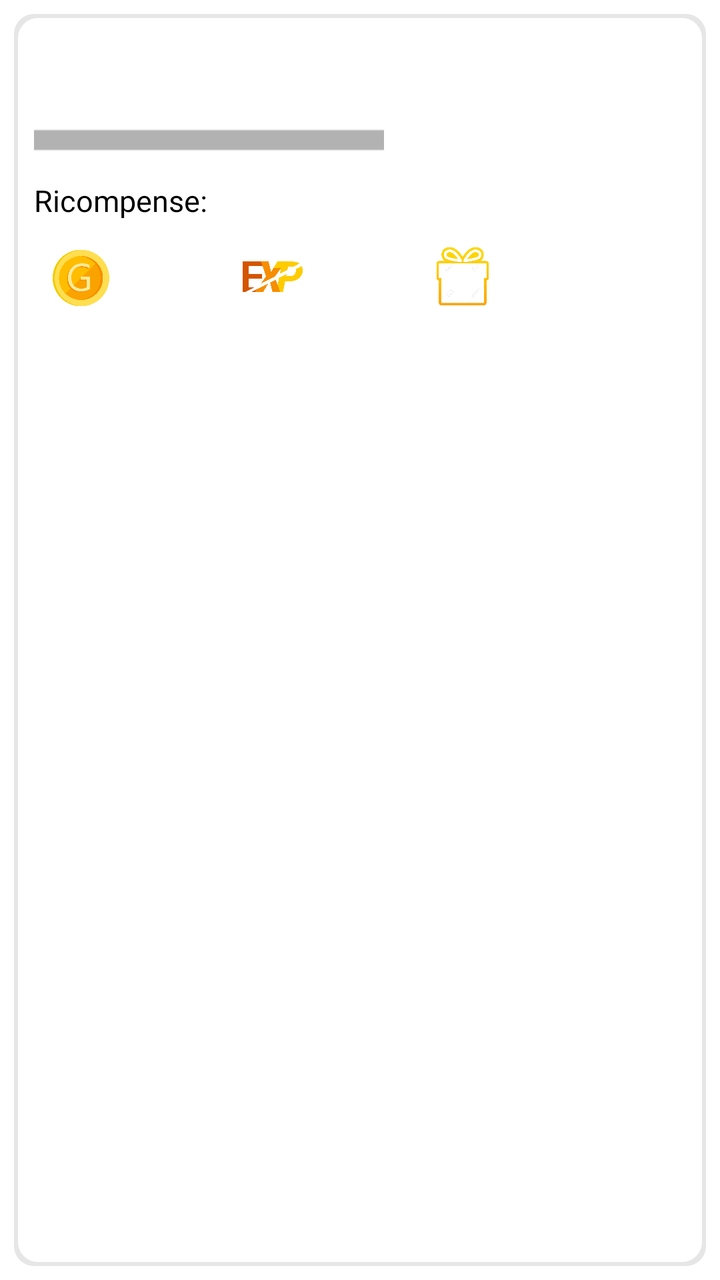
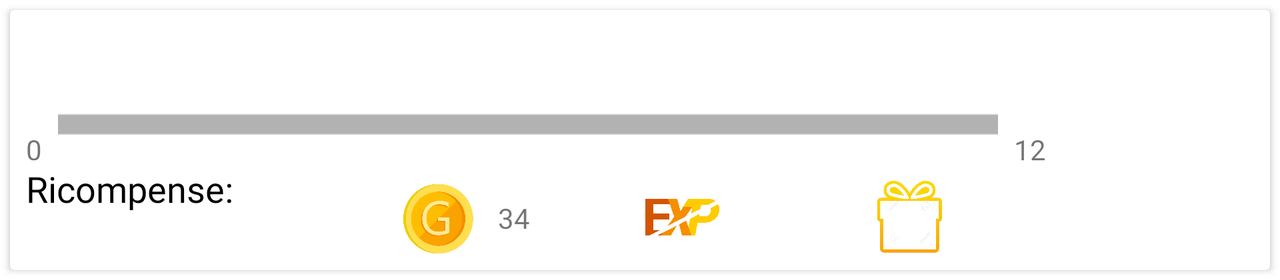

Compare how this app lays out the same screen by default and in its alternative resource folder. The renders come first, then the two layout files and the values they reference.
<!-- AndroidManifest.xml: application theme AppTheme -->
<!-- res/layout/recycler_quest_item.xml -->
<?xml version="1.0" encoding="utf-8"?>
<RelativeLayout
        xmlns:android="http://schemas.android.com/apk/res/android"
        xmlns:app="http://schemas.android.com/apk/res-auto"
        xmlns:tools="http://schemas.android.com/tools"
        android:layout_height="wrap_content"
        android:layout_width="match_parent"
        android:layout_margin="5dp"
        android:id="@+id/cardView"
        app:layout_anchorGravity="center_horizontal"
        android:layout_gravity="center_horizontal"
        android:background="@drawable/border_grey">

    <androidx.appcompat.widget.LinearLayoutCompat
            android:layout_height="match_parent"
            android:layout_width="match_parent"
            android:orientation="horizontal"
            android:baselineAligned="true"
            android:id="@+id/linearLayoutCompat2">

        <androidx.appcompat.widget.AppCompatTextView
                android:id="@+id/qid"
                android:layout_width="0dp"
                android:layout_height="0dp"
                tools:visibility="gone"/>

        <androidx.constraintlayout.widget.ConstraintLayout
                android:layout_height="wrap_content"
                android:layout_width="wrap_content"
                android:orientation="vertical"
                android:layout_weight="0.9"
                android:id="@+id/primo">

            <androidx.appcompat.widget.AppCompatTextView
                    android:id="@+id/name"
                    style="@style/textView"
                    android:textColor="@color/black"
                    android:textSize="20sp"
                    app:layout_constraintStart_toStartOf="parent"
                    app:layout_constraintTop_toTopOf="parent"
                    app:layout_constraintBottom_toTopOf="@+id/progressbar"
                    android:layout_margin="8dp"/>

            <ProgressBar
                    style="@android:style/Widget.Holo.Light.ProgressBar.Horizontal"
                    android:layout_width="175dp"
                    android:layout_height="20dp"
                    android:id="@+id/progressbar"
                    android:background="#FFFFFF"
                    android:indeterminateTint="#2E7631"
                    android:indeterminateOnly="false"
                    app:layout_constraintTop_toBottomOf="@+id/name"
                    android:layout_margin="8dp"
                    app:layout_constraintStart_toStartOf="parent"
                    app:layout_constraintBottom_toTopOf="@+id/ricom"
                    android:scaleY="3"/>

            <androidx.appcompat.widget.LinearLayoutCompat
                    android:layout_width="match_parent"
                    android:layout_height="match_parent"
                    android:orientation="vertical"
                    tools:layout_editor_absoluteX="-8dp"
                    android:id="@+id/ricom"
                    android:layout_marginTop="10dp"
                    app:layout_constraintTop_toBottomOf="@+id/progressbar">

                <androidx.appcompat.widget.AppCompatTextView
                        android:text="@string/rewards"
                        style="@style/textView"
                        android:textColor="@color/black"
                        android:textSize="15sp"/>

                <androidx.constraintlayout.widget.ConstraintLayout
                        android:layout_width="match_parent"
                        android:layout_height="60dp"
                        tools:layout_editor_absoluteY="46dp"
                        tools:layout_editor_absoluteX="8dp"
                        android:id="@+id/punti">

                    <androidx.appcompat.widget.AppCompatImageView
                            android:layout_width="30dp"
                            android:layout_height="30dp"
                            app:srcCompat="@drawable/gaiacoin"
                            android:id="@+id/imageView4"
                            android:layout_marginStart="8dp"
                            android:layout_marginTop="4dp"
                            android:layout_marginBottom="8dp"
                            app:layout_constraintTop_toTopOf="parent"
                            app:layout_constraintStart_toStartOf="parent"
                            app:layout_constraintBottom_toBottomOf="parent"
                            app:layout_constraintEnd_toStartOf="@+id/gaiacoin"/>

                    <androidx.appcompat.widget.AppCompatTextView
                            android:layout_width="30dp"
                            android:layout_height="wrap_content"
                            android:id="@+id/gaiacoin"
                            app:layout_constraintStart_toEndOf="@+id/imageView4"
                            app:layout_constraintTop_toTopOf="parent"
                            android:layout_marginTop="4dp"
                            android:layout_marginBottom="8dp"
                            android:layout_marginEnd="8dp"
                            app:layout_constraintBottom_toBottomOf="parent"
                            app:layout_constraintEnd_toStartOf="@+id/imageView5"
                            android:textAlignment="center"/>

                    <androidx.appcompat.widget.AppCompatImageView
                            android:layout_width="30dp"
                            android:layout_height="30dp"
                            app:srcCompat="@drawable/exp"
                            android:id="@+id/imageView5"
                            app:layout_constraintStart_toEndOf="@+id/gaiacoin"
                            app:layout_constraintTop_toTopOf="parent"
                            app:layout_constraintBottom_toBottomOf="parent"
                            android:layout_marginStart="8dp"
                            android:layout_marginTop="4dp"
                            android:layout_marginBottom="8dp"
                            app:layout_constraintEnd_toStartOf="@+id/exp"/>

                    <androidx.appcompat.widget.AppCompatTextView
                            android:layout_width="30dp"
                            android:layout_height="wrap_content"
                            android:id="@+id/exp"
                            android:layout_marginTop="4dp"
                            android:layout_marginBottom="8dp"
                            android:layout_marginEnd="8dp"
                            app:layout_constraintTop_toTopOf="parent"
                            app:layout_constraintBottom_toBottomOf="parent"
                            app:layout_constraintStart_toEndOf="@+id/imageView5"
                            app:layout_constraintEnd_toStartOf="@+id/imgPremio"/>

                    <androidx.appcompat.widget.AppCompatImageView
                            android:layout_width="30dp"
                            android:layout_height="30dp"
                            app:srcCompat="@drawable/regalo"
                            android:id="@+id/imgPremio"
                            app:layout_constraintStart_toEndOf="@+id/exp"
                            android:layout_marginStart="8dp"
                            android:layout_marginTop="4dp"
                            android:layout_marginBottom="8dp"
                            app:layout_constraintTop_toTopOf="parent"
                            app:layout_constraintBottom_toBottomOf="parent"
                            app:layout_constraintEnd_toEndOf="parent"/>

                </androidx.constraintlayout.widget.ConstraintLayout>

            </androidx.appcompat.widget.LinearLayoutCompat>

            <androidx.appcompat.widget.AppCompatTextView
                    android:layout_width="wrap_content"
                    android:layout_height="15dp"
                    android:id="@+id/fine"
                    app:layout_constraintEnd_toEndOf="parent"
                    android:layout_margin="8dp"
                    app:layout_constraintStart_toEndOf="@+id/progressbar"
                    app:layout_constraintBottom_toTopOf="@+id/ricom"
                    app:layout_constraintTop_toBottomOf="@+id/name"/>

        </androidx.constraintlayout.widget.ConstraintLayout>

        <androidx.constraintlayout.widget.ConstraintLayout
                android:layout_width="90dp"
                android:layout_height="match_parent"
                android:orientation="horizontal"
                android:layout_weight="0.1"
                android:layout_gravity="end|center_vertical"
                android:gravity="end|center_vertical"
                android:id="@+id/secondo">

            <androidx.appcompat.widget.AppCompatImageButton
                    android:id="@+id/changeQuest"
                    android:background="@drawable/change_quest"
                    android:minWidth="50dp"
                    android:maxWidth="50dp"
                    android:minHeight="50dp"
                    android:maxHeight="50dp"
                    android:layout_height="wrap_content"
                    android:layout_width="wrap_content"
                    android:layout_marginTop="8dp"
                    app:layout_constraintTop_toTopOf="parent"
                    app:layout_constraintBottom_toBottomOf="parent"
                    app:layout_constraintEnd_toEndOf="parent"
                    app:layout_constraintStart_toStartOf="parent"
                    android:layout_margin="8dp"/>

        </androidx.constraintlayout.widget.ConstraintLayout>

    </androidx.appcompat.widget.LinearLayoutCompat>

</RelativeLayout>
<!-- resources referenced by this layout -->
<resources>
  <color name="black">#000000</color>
  <!-- drawable border_grey (drawable) -->
  <?xml version="1.0" encoding="utf-8"?>
  <layer-list xmlns:android="http://schemas.android.com/apk/res/android"
              android:shape="rectangle">
      <item>
          <shape>
              <solid android:color="#FFF" />
              <padding
                      android:bottom="2dp"
                      android:left="2dp"
                      android:right="2dp"
                      android:top="2dp" />
              <corners android:radius="10dp"/>
  
          </shape>
      </item>
  <item>
      <shape>
          <solid android:color="@color/grey" />
          <padding
                  android:bottom="2dp"
                  android:left="2dp"
                  android:right="2dp"
                  android:top="2dp" />
  
          <corners android:radius="10dp" />
      </shape>
  </item>
  <item>
      <shape>
          <solid android:color="#FFF" />
      <corners android:radius="10dp"/>
  
  </shape>
  </item>
  </layer-list>
  <!-- drawable exp: png bitmap (drawable, 54031 bytes) -->
  <!-- drawable gaiacoin: png bitmap (drawable, 37010 bytes) -->
  <!-- drawable regalo: jpg bitmap (drawable, 57276 bytes) -->
  <string name="rewards">Ricompense:</string>
  <style name="textView">
          <item name="android:layout_height">wrap_content</item>
          <item name="android:layout_width">wrap_content</item>
          <item name="android:layout_weight">1</item>
          <item name="android:layout_marginStart">8dp</item>
          <item name="android:layout_marginEnd">8dp</item>
      </style>
  <style name="AppTheme" parent="Theme.MaterialComponents.Light">
          <item name="colorPrimary">@color/colorPrimary</item>
          <item name="colorPrimaryDark">@color/colorPrimaryDark</item>
          <item name="colorAccent">@color/colorAccent</item>
          <item name="windowActionBar">false</item>
          <item name="windowNoTitle">true</item>
          <item name="android:fontFamily">@font/poppins</item>
      </style>
  <color name="grey">#ffe6e6e6</color>
  <color name="colorPrimary">#ff2dbb54</color>
  <color name="colorPrimaryDark">#ff2dbb54</color>
  <color name="colorAccent">#ff2dbb54</color>
</resources>
<!-- res/layout-land/recycler_quest_item.xml (the repository's variant of the layout above) -->
<!-- drawn on the phone turned sideways -->
<?xml version="1.0" encoding="utf-8"?>
<androidx.cardview.widget.CardView
        xmlns:android="http://schemas.android.com/apk/res/android"
        xmlns:app="http://schemas.android.com/apk/res-auto"
        xmlns:tools="http://schemas.android.com/tools"
        android:layout_height="wrap_content"
        android:layout_width="match_parent"
        android:layout_weight="1"
        android:layout_margin="5dp"
        app:cardElevation="2dp" android:id="@+id/cardView">

    <androidx.appcompat.widget.LinearLayoutCompat
            android:layout_height="match_parent"
            android:layout_width="match_parent"
            android:orientation="horizontal"
            android:baselineAligned="true" android:id="@+id/linearLayoutCompat2">

        <androidx.appcompat.widget.AppCompatTextView
                android:id="@+id/qid"
                android:layout_width="00dp"
                android:layout_height="00dp"
                tools:visibility="gone"/>

        <androidx.constraintlayout.widget.ConstraintLayout
                android:layout_height="wrap_content"
                android:layout_width="wrap_content"
                android:orientation="vertical"
                android:layout_weight="0.9" android:id="@+id/primo">


            <androidx.appcompat.widget.AppCompatTextView
                    android:id="@+id/name"
                    style="@style/textView"
                    android:textColor="@color/black"
                    android:textSize="22sp" android:layout_width="0dp"
                    app:layout_constraintStart_toStartOf="parent"
                    android:layout_marginStart="8dp" android:layout_marginTop="8dp"
                    app:layout_constraintTop_toTopOf="parent" android:layout_height="wrap_content"
                    android:layout_marginEnd="8dp" app:layout_constraintEnd_toEndOf="parent"
                    android:layout_marginBottom="8dp" app:layout_constraintBottom_toTopOf="@+id/progressbar"/>

            <ProgressBar
                    style="@android:style/Widget.Holo.Light.ProgressBar.Horizontal"
                    android:layout_width="0dp"
                    android:layout_height="wrap_content"
                    android:id="@+id/progressbar" android:visibility="visible" android:background="#FFFFFF"
                    android:indeterminateTint="#2E7631" android:indeterminateOnly="false"
                    android:layout_marginTop="12dp" app:layout_constraintTop_toBottomOf="@+id/name"
                    android:layout_marginStart="24dp" app:layout_constraintStart_toStartOf="parent"
                    android:layout_marginEnd="24dp" app:layout_constraintEnd_toEndOf="parent"
                    android:layout_marginBottom="12dp" app:layout_constraintBottom_toTopOf="@+id/ricom"
                    android:scaleY="3"/>


                <androidx.constraintlayout.widget.ConstraintLayout
                        android:layout_width="match_parent"
                        android:layout_height="match_parent"
                        android:orientation="vertical"
                        tools:layout_editor_absoluteX="-8dp"
                        android:layout_marginTop="12dp"
                        app:layout_constraintTop_toBottomOf="@+id/progressbar"
                        android:id="@+id/punti">
                    <androidx.appcompat.widget.AppCompatTextView
                            android:id="@+id/ViewReward"
                            android:text="@string/rewards"
                            style="@style/textView"
                            app:layout_constraintTop_toTopOf="parent"
                            app:layout_constraintStart_toStartOf="parent"
                            android:textColor="@color/black"
                            android:layout_marginBottom="4dp"
                            android:textSize="18sp"/>
                    <ImageView
                            android:layout_width="37dp"
                            android:layout_height="37dp" app:srcCompat="@drawable/gaiacoin"
                            android:id="@+id/imageView4" android:layout_marginTop="8dp"
                            app:layout_constraintTop_toTopOf="parent"
                            app:layout_constraintStart_toEndOf="@id/ViewReward"
                            android:layout_marginStart="16dp" android:layout_marginBottom="8dp"
                            app:layout_constraintBottom_toBottomOf="parent"
                            app:layout_constraintEnd_toEndOf="parent" android:layout_marginEnd="8dp"
                            app:layout_constraintHorizontal_bias="0.2"/>
                    <TextView
                            android:layout_width="37dp"
                            android:layout_height="wrap_content"
                            android:id="@+id/gaiacoin"
                            app:layout_constraintStart_toEndOf="@+id/imageView4"
                            android:layout_marginTop="8dp"
                            app:layout_constraintTop_toTopOf="parent"
                            android:layout_marginBottom="8dp"
                            app:layout_constraintBottom_toBottomOf="parent"
                            app:layout_constraintVertical_bias="0.523"
                            android:textAlignment="center" android:text="34"
                    />
                    <ImageView
                            android:layout_width="37dp"
                            android:layout_height="37dp" app:srcCompat="@drawable/exp"
                            android:id="@+id/imageView5" app:layout_constraintStart_toEndOf="@+id/gaiacoin"
                            android:layout_marginStart="8dp" android:layout_marginTop="8dp"
                            app:layout_constraintTop_toTopOf="parent" android:layout_marginBottom="8dp"
                            app:layout_constraintBottom_toBottomOf="parent"
                            app:layout_constraintEnd_toEndOf="parent" android:layout_marginEnd="8dp"
                            app:layout_constraintHorizontal_bias="0.2"/>
                    <TextView
                            android:layout_width="35dp"
                            android:layout_height="wrap_content"
                            android:id="@+id/exp" android:layout_marginTop="8dp"
                            app:layout_constraintTop_toTopOf="parent" android:layout_marginBottom="8dp"
                            app:layout_constraintBottom_toBottomOf="parent"
                            app:layout_constraintStart_toEndOf="@+id/imageView5"
                            app:layout_constraintVertical_bias="0.52"
                    />
                    <ImageView
                            android:layout_width="37dp"
                            android:layout_height="37dp" app:srcCompat="@drawable/regalo"
                            android:id="@+id/imgPremio" app:layout_constraintStart_toEndOf="@+id/exp"
                            android:layout_marginStart="8dp" android:layout_marginTop="8dp"
                            app:layout_constraintTop_toTopOf="parent" android:layout_marginBottom="8dp"
                            app:layout_constraintBottom_toBottomOf="parent" app:layout_constraintVertical_bias="0.428"
                            android:layout_marginEnd="16dp" app:layout_constraintEnd_toEndOf="parent"/>
                </androidx.constraintlayout.widget.ConstraintLayout>

            <TextView
                    android:text="0"
                    android:layout_height="15dp"
                    android:id="@+id/inizio" android:layout_width="wrap_content"
                    app:layout_constraintEnd_toStartOf="@+id/progressbar"
                    android:layout_marginEnd="8dp" app:layout_constraintStart_toStartOf="parent"
                    android:layout_marginStart="8dp" app:layout_constraintHorizontal_bias="1.0"
                    android:layout_marginBottom="8dp" app:layout_constraintBottom_toTopOf="@+id/ricom"
                    android:layout_marginTop="23dp" app:layout_constraintTop_toBottomOf="@+id/name"
                    app:layout_constraintVertical_bias="0.0"/>
            <TextView
                    android:layout_width="wrap_content"
                    android:layout_height="15dp"
                    android:id="@+id/fine"
                    app:layout_constraintEnd_toEndOf="parent" android:layout_marginEnd="8dp"
                    app:layout_constraintStart_toEndOf="@+id/progressbar"
                    android:layout_marginStart="8dp" app:layout_constraintHorizontal_bias="0.0"
                    android:layout_marginBottom="8dp" app:layout_constraintBottom_toTopOf="@+id/ricom"
                    android:layout_marginTop="23dp" app:layout_constraintTop_toBottomOf="@+id/name"
                    app:layout_constraintVertical_bias="0.0" tools:text="123"/>

        </androidx.constraintlayout.widget.ConstraintLayout>

        <androidx.constraintlayout.widget.ConstraintLayout
                android:layout_width="100dp"
                android:layout_height="match_parent"
                android:orientation="horizontal"
                android:layout_weight="0.1"
                android:layout_gravity="end|center_vertical"
                android:gravity="end|center_vertical" android:id="@+id/secondo">

            <androidx.appcompat.widget.AppCompatImageButton
                    android:id="@+id/changeQuest"
                    android:background="@drawable/change_quest"
                    android:minWidth="40dp"
                    android:maxWidth="40dp"
                    android:minHeight="40dp"
                    android:maxHeight="40dp"
                    android:layout_height="70dp"
                    android:layout_width="70dp"
                    android:layout_marginTop="8dp"
                    app:layout_constraintTop_toTopOf="parent" android:layout_marginBottom="8dp"
                    app:layout_constraintBottom_toBottomOf="parent" android:layout_marginEnd="8dp"
                    app:layout_constraintEnd_toEndOf="parent" android:layout_marginStart="8dp"
                    app:layout_constraintStart_toStartOf="parent"/>

        </androidx.constraintlayout.widget.ConstraintLayout>

    </androidx.appcompat.widget.LinearLayoutCompat>

</androidx.cardview.widget.CardView>
<!-- resources referenced by the variant -->
<!-- as the phone turned sideways resolves them -->
<resources>
  <color name="black">#000000</color>
  <!-- drawable exp: png bitmap (drawable, 54031 bytes) -->
  <!-- drawable gaiacoin: png bitmap (drawable, 37010 bytes) -->
  <!-- drawable regalo: jpg bitmap (drawable, 57276 bytes) -->
  <string name="rewards">Ricompense:</string>
  <style name="textView">
          <item name="android:layout_height">wrap_content</item>
          <item name="android:layout_width">wrap_content</item>
          <item name="android:layout_weight">1</item>
          <item name="android:layout_marginStart">8dp</item>
          <item name="android:layout_marginEnd">8dp</item>
      </style>
  <style name="AppTheme" parent="Theme.MaterialComponents.Light">
          <item name="colorPrimary">@color/colorPrimary</item>
          <item name="colorPrimaryDark">@color/colorPrimaryDark</item>
          <item name="colorAccent">@color/colorAccent</item>
          <item name="windowActionBar">false</item>
          <item name="windowNoTitle">true</item>
          <item name="android:fontFamily">@font/poppins</item>
      </style>
  <color name="colorPrimary">#ff2dbb54</color>
  <color name="colorPrimaryDark">#ff2dbb54</color>
  <color name="colorAccent">#ff2dbb54</color>
</resources>
